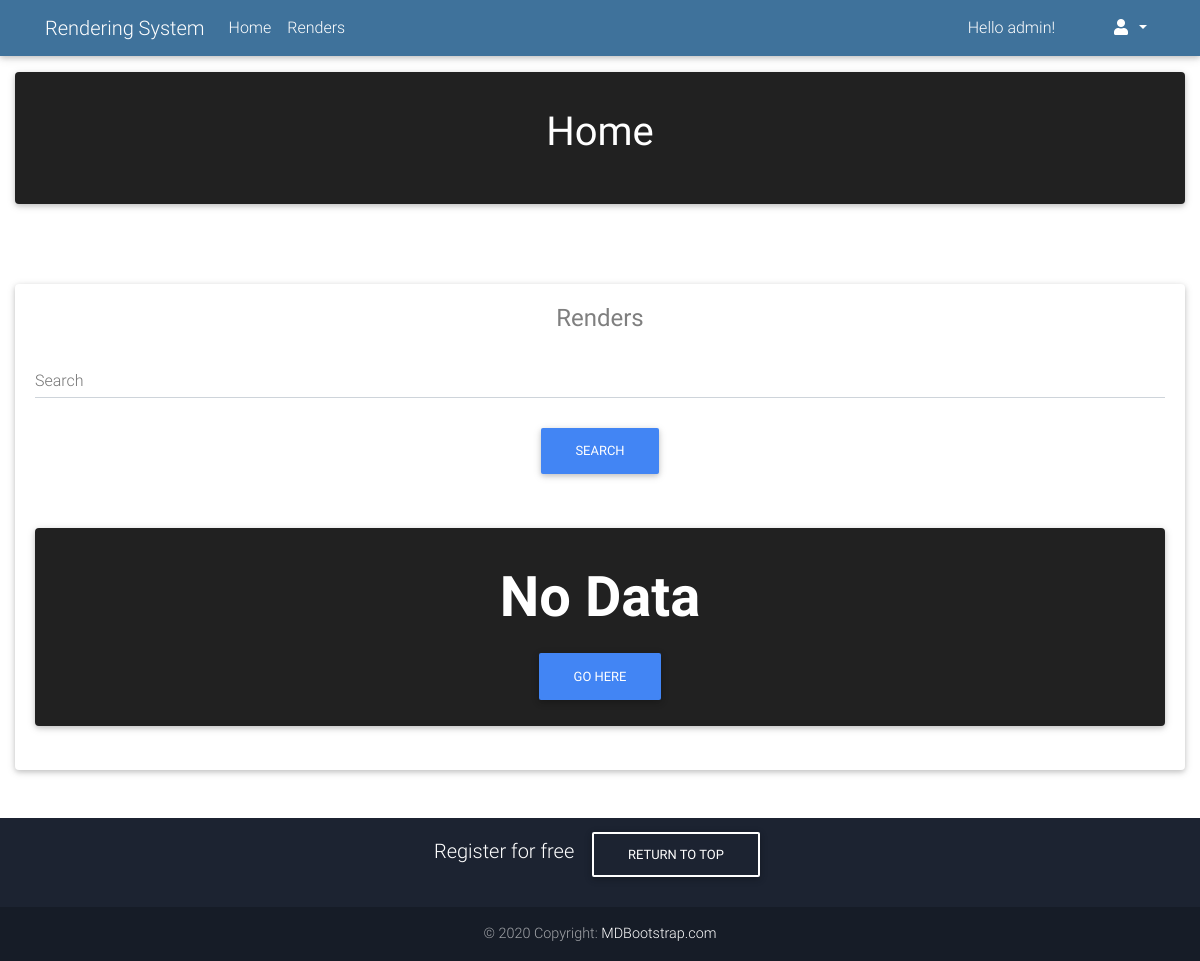
The app's page /User/index.php (signed in), older data.
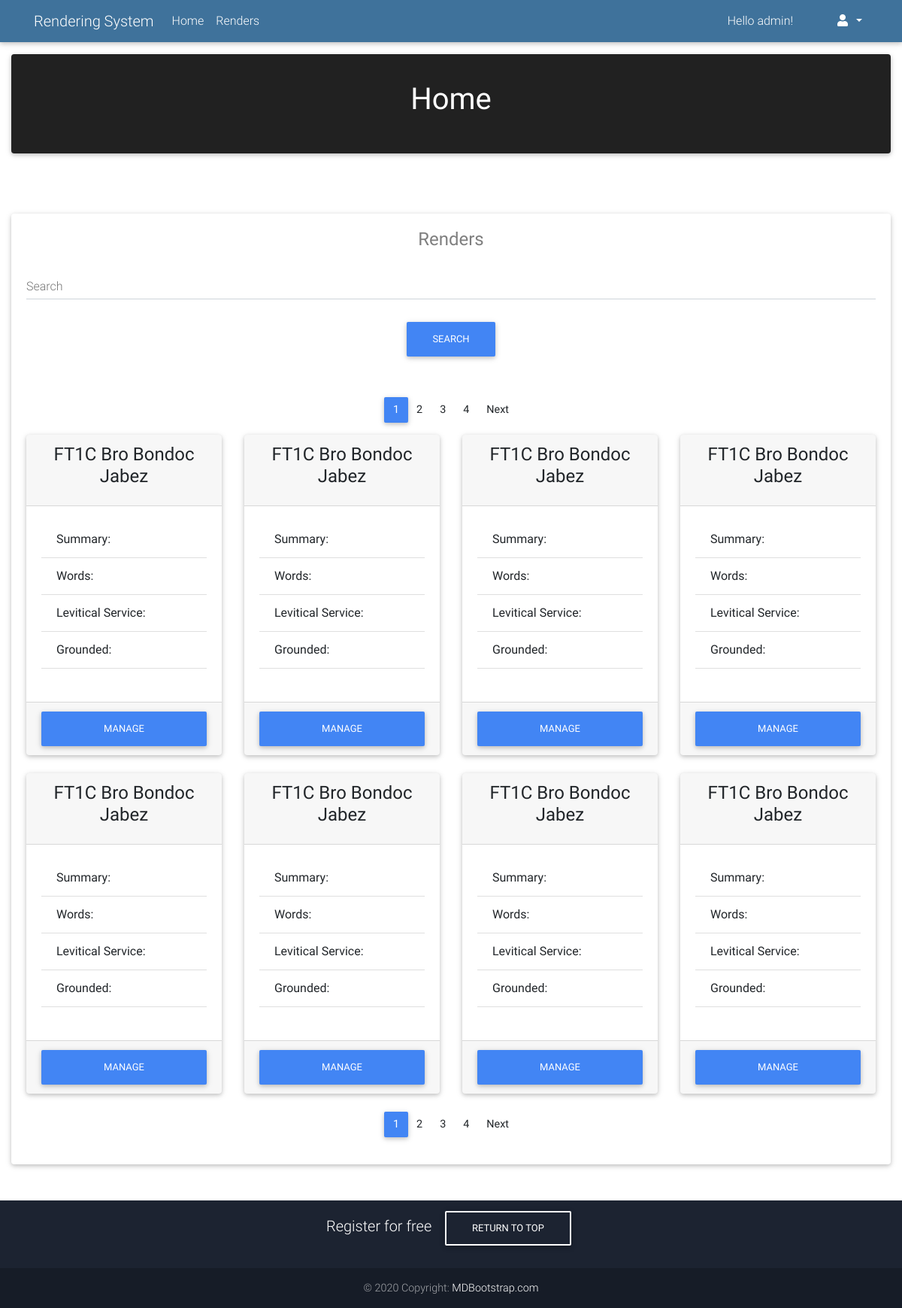
The same page, newer data.
### tables this page shows
CREATE TABLE IF NOT EXISTS `render_tb` (
  `render_id` int(11) NOT NULL AUTO_INCREMENT,
  `trainee_id` int(11) NOT NULL,
  `department_id` int(11) NOT NULL,
  `rule_id` int(11) NOT NULL,
  `render_date` timestamp NOT NULL DEFAULT CURRENT_TIMESTAMP ON UPDATE CURRENT_TIMESTAMP,
  PRIMARY KEY (`render_id`),
  KEY `department_id` (`department_id`),
  KEY `trainee_id` (`trainee_id`),
  KEY `rule_id` (`rule_id`)
);

CREATE TABLE IF NOT EXISTS `trainee_tb` (
  `trainee_id` int(11) NOT NULL,
  `first_name` varchar(100) NOT NULL,
  `last_name` varchar(100) NOT NULL,
  `id_name` varchar(100) NOT NULL,
  `gender` varchar(10) NOT NULL,
  `class` varchar(10) NOT NULL,
  `class_group` varchar(10) NOT NULL,
  `room` varchar(10) NOT NULL,
  `team` varchar(10) NOT NULL,
  `status` varchar(100) NOT NULL,
  `is_grounded` int(11) NOT NULL,
  `summaries` int(11) NOT NULL,
  `words` int(11) NOT NULL,
  `levitical_service` int(11) NOT NULL,
  PRIMARY KEY (`trainee_id`)
);

### User/index.php (the view, shortened to what the changed rows need)
<?php
	require_once("../config/connectDatabase.php");
	$total_pages_render = $conn->query("SELECT * FROM render_tb")->num_rows;
	$page_render = isset($_GET['page_render']) && is_numeric($_GET['page_render']) ? $_GET['page_render'] : 1;
	$num_results_on_page_render = 8;
	$sql_render = "SELECT trainee_tb.trainee_id, rules_tb.rule_id, trainee_tb.last_name,
	trainee_tb.first_name, trainee_tb.id_name, trainee_tb.gender, trainee_tb.class_group,
	rules_tb.offense_code, rules_tb.offense_type, rules_tb.offense_description,
	render_tb.render_id, render_tb.render_date, render_tb.summaries, render_tb.is_grounded, render_tb.words, render_tb.levitical_service
	FROM render_tb
	INNER JOIN trainee_tb ON trainee_tb.trainee_id = render_tb.trainee_id
	INNER JOIN rules_tb ON rules_tb.rule_id = render_tb.rule_id
	INNER JOIN department_tb ON department_tb.department_id = render_tb.department_id
	WHERE trainee_tb.status = 'Active' LIMIT ?, ?";
	if ($stmt_render = $conn->prepare($sql_render)) {
		$calc_page_render = ($page_render - 1) * $num_results_on_page_render;
		$stmt_render->bind_param('ii', $calc_page_render, $num_results_on_page_render);
		$stmt_render->execute();
		$result_render = $stmt_render->get_result();
	}
	else {
		echo "Error: " . mysqli_Error($conn);
	}
 ?>
<?php include("header.php"); ?>
<main class="mt-3">
	<div class="container-fluid">
		<div class="row">
			<div class="col-sm-12 col-md-12 col-lg-12">
				<div class="card text-white bg-dark pt-3 pb-3">
				  	<div class="card-body text-center">
				    	<h1 class="card-title">Home</h1>
				  	</div>
				</div>
			</div>
		</div>
	</div>
	<div class="container-fluid" style="margin-top: 80px;">
				<div class="row">
					<div class="col-sm-12 col-md-12 col-lg-12">
						<div class="card">
							<div class="card-body white-text rounded-bottom">
								<div class="mt-5">
										<?php if (ceil($total_pages_render / $num_results_on_page_render) > 0) { ?>
											<nav aria-label="Page navigation">
												<ul class="pagination pg-blue justify-content-center">
												    <li class="page-item active">
												    	<a class="page-link" href="index.php?page_render=<?php echo $page_render ?>"><?php echo $page_render ?> <span class="sr-only">(current)</span></a>
												    </li>
												    <?php if ($page_render+1 < ceil($total_pages_render / $num_results_on_page_render)+1) { ?>
														<li class="page-item">
															<a class="page-link" href="index.php?page_render=<?php echo $page_render+1 ?>"><?php echo $page_render+1 ?></a>
														</li>
													<?php } ?>
													<?php if ($page_render+2 < ceil($total_pages_render / $num_results_on_page_render)+1) { ?>
														<li class="page-item">
															<a class="page-link" href="index.php?page_render=<?php echo $page_render+2 ?>"><?php echo $page_render+2 ?></a>
														</li>
													<?php } ?>
													<?php if ($page_render < ceil($total_pages_render / $num_results_on_page_render)-2) { ?>
														<li class="page-item">
															<a class="page-link" href="index.php?page_render=<?php echo ceil($total_pages_render/ $num_results_on_page_render) ?>"><?php echo ceil($total_pages_render/ $num_results_on_page_render) ?></a>
														</li>
													<?php } ?>
												    <?php if ($page_render < ceil($total_pages_render / $num_results_on_page_render)) { ?>
														<li class="page-item">
															<a class="page-link" href="index.php?page_render=<?php echo $page_render+1 ?>">Next</a>
														</li>
													<?php } ?>
												 </ul>
											</nav>
										<?php } ?>
									<div class="row">
										<?php if (mysqli_num_rows($result_render) > 0) { ?>
											<?php
												while($row = $result_render->fetch_assoc()) {
												$first_name = $row['first_name'];
												$last_name = $row['last_name'];
												$gender = $row['gender'];
												if ($gender == "Brother") {
													$gender = "Bro";
												}
												else {
													$gender = "Sis";
												}
												$class_group = $row['class_group'];
												$summaries = $row['summaries'];
												$words = $row['words'];
												$levitical_service = $row['levitical_service'];
												$is_grounded = $row['is_grounded'];
										 	?>
												<div class="col-sm-12 col-md-6 col-lg-3">
													<div class="card mb-4">
														<div class="card-header ">
															<h4 class="card-title text-body text-center"><?php echo $class_group; ?> <?php echo $gender . " " . $last_name . " " . $first_name; ?></h4>
														</div>
														<div class="card-body">
															<ul class="list-group list-group-flush">
															    <li class="list-group-item text-body">Summary: <?php echo $summaries; ?></li>
															    <li class="list-group-item text-body">Words: <?php echo $words; ?></li>
															    <li class="list-group-item text-body">Levitical Service: <?php echo $levitical_service; ?></li>
															    <li class="list-group-item text-body">Grounded: <?php echo $is_grounded; ?></li>
															    <li class="list-group-item text-body"></li>
															</ul>
														</div>
														<div class="card-footer">
															<a href="trainee.php"><button class="btn btn-block btn-primary">Manage</button></a>
														</div>
													</div>
												</div>
											<?php } ?>
										<?php }
										else { ?>
											<div class="col-sm-12">
											<div class="card bg-dark mb-4">
												<div class="card-body">
													<center>
														<p class="display-4 mt-3 font-weight-bold">No Data</p>
														<a href="trainee.php"><button class="btn btn-primary">Go here</button></a>
													</center>
												</div>
											</div>
											</div>
										<?php } ?>
									</div>
								</div>
										<?php if (ceil($total_pages_render / $num_results_on_page_render) > 0) { ?>
											<nav aria-label="Page_render navigation">
												<ul class="pagination pg-blue justify-content-center">
												    <li class="page-item active">
												    	<a class="page-link" href="index.php?page_render=<?php echo $page_render ?>"><?php echo $page_render ?> <span class="sr-only">(current)</span></a>
												    </li>
												    <?php if ($page_render+1 < ceil($total_pages_render / $num_results_on_page_render)+1) { ?>
														<li class="page-item">
															<a class="page-link" href="index.php?page_render=<?php echo $page_render+1 ?>"><?php echo $page_render+1 ?></a>
														</li>
													<?php } ?>
													<?php if ($page_render+2 < ceil($total_pages_render / $num_results_on_page_render)+1) { ?>
														<li class="page-item">
															<a class="page-link" href="index.php?page_render=<?php echo $page_render+2 ?>"><?php echo $page_render+2 ?></a>
														</li>
													<?php } ?>
													<?php if ($page_render < ceil($total_pages_render / $num_results_on_page_render)-2) { ?>
														<li class="page-item">
															<a class="page-link" href="index.php?page_render=<?php echo ceil($total_pages_render/ $num_results_on_page_render) ?>"><?php echo ceil($total_pages_render/ $num_results_on_page_render) ?></a>
														</li>
													<?php } ?>
												    <?php if ($page_render < ceil($total_pages_render / $num_results_on_page_render)) { ?>
														<li class="page-item">
															<a class="page-link" href="index.php?page_render=<?php echo $page_render+1 ?>">Next</a>
														</li>
													<?php } ?>
												 </ul>
											</nav>
										<?php } ?>
								</div>
							</div>
						</div>
					</div>
				</div>
</main>
</body>
</html>

Row changes from the older to the newer data that the page shows:
added render_tb: trainee.class_group "FT1C", trainee.gender "Bro", trainee.last_name "Bondoc", trainee.first_name "Jabez"
added render_tb: trainee.class_group "FT1C", trainee.gender "Bro", trainee.last_name "Bondoc", trainee.first_name "Jabez"
added render_tb: trainee.class_group "FT1C", trainee.gender "Bro", trainee.last_name "Bondoc", trainee.first_name "Jabez"
added render_tb: trainee.class_group "FT1C", trainee.gender "Bro", trainee.last_name "Bondoc", trainee.first_name "Jabez"
added render_tb: trainee.class_group "FT1C", trainee.gender "Bro", trainee.last_name "Bondoc", trainee.first_name "Jabez"
added render_tb: trainee.class_group "FT1C", trainee.gender "Bro", trainee.last_name "Bondoc", trainee.first_name "Jabez"
added render_tb: trainee.class_group "FT1C", trainee.gender "Bro", trainee.last_name "Bondoc", trainee.first_name "Jabez"
added render_tb: trainee.class_group "FT1C", trainee.gender "Bro", trainee.last_name "Bondoc", trainee.first_name "Jabez"
Text that changed along with them:
$page_render: (not shown) → "1"
$page_render+1: (not shown) → "2"
$page_render+2: (not shown) → "3"
ceil($total_pages_render/ $num_results_on_page_render): (not shown) → "4"
text no longer shown: "No Data GO HERE"
text now shown: "Next Next"
